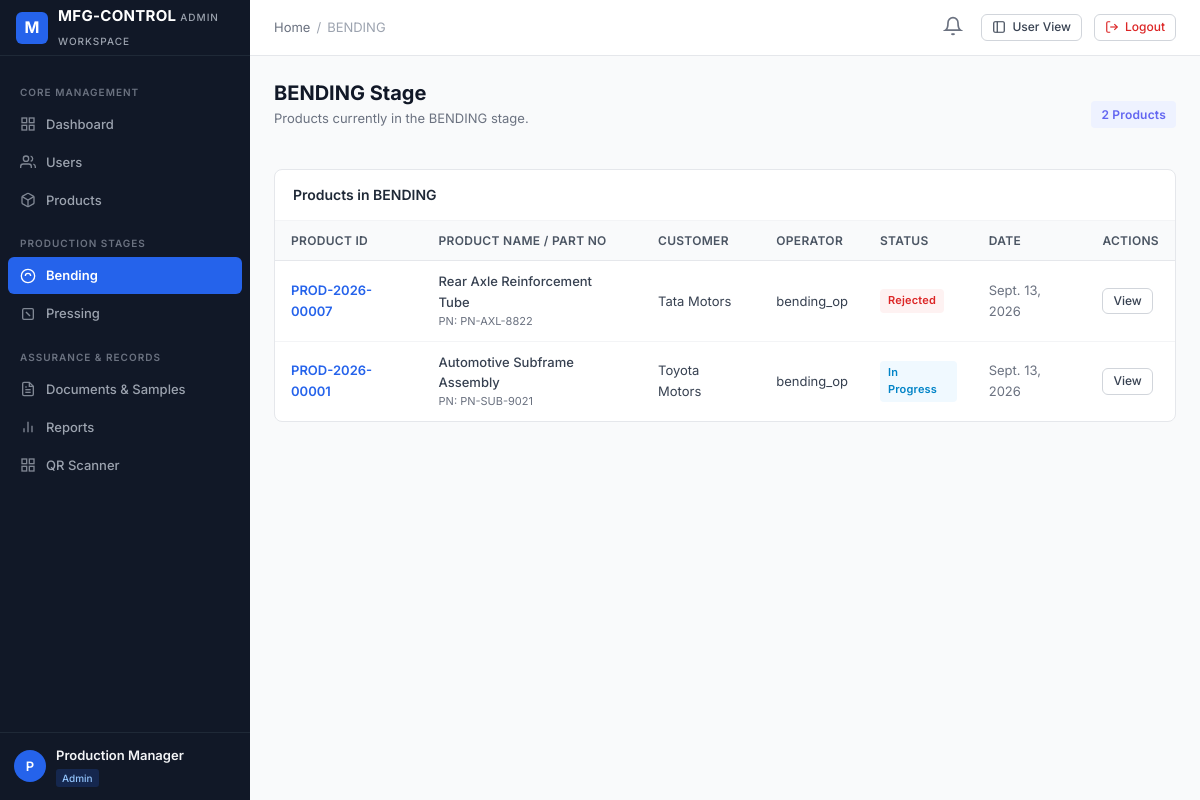
The app's page /admin-panel/production/bending/ (signed in) with its own data.
### apps/accounts/models.py (models this page shows, shortened)
class User(AbstractUser):
    email = models.EmailField(_('email address'), unique=True, db_index=True)
    full_name = models.CharField(_('full name'), max_length=150, blank=True)
    employee_id = models.CharField(_('employee ID'), max_length=50, unique=True, db_index=True)
    phone = models.CharField(_('phone number'), max_length=25, blank=True)
    role = models.CharField(_('role'), max_length=50, choices=UserRole.choices, default=UserRole.USER, db_index=True)
    status = models.CharField(_('status'), max_length=20, choices=UserStatus.choices, default=UserStatus.ACTIVE, db_index=True)
    department = models.CharField(_('department'), max_length=100, blank=True)
    designation = models.CharField(_('designation'), max_length=100, blank=True)
    profile_image = models.ImageField(upload_to='profiles/', blank=True, null=True)
    assigned_admin = models.ForeignKey(
        'self',
        on_delete=models.SET_NULL,
        null=True,
        blank=True,
        related_name='assigned_users',
        help_text=_('Admin managing this user')
    )
    production_stage = models.CharField(
        _('production stage'),
        max_length=50,
        blank=True,
        help_text=_('Current assigned primary production stage, e.g. BENDING, PRESSING')
    )
    production_line = models.CharField(_('production line'), max_length=50, blank=True)
    shift = models.CharField(_('shift'), max_length=50, blank=True)
    notes = models.TextField(_('notes'), blank=True)
    created_at = models.DateTimeField(auto_now_add=True)
    updated_at = models.DateTimeField(auto_now=True)
    objects = CustomUserManager()
    USERNAME_FIELD = 'email'
    REQUIRED_FIELDS = ['username', 'employee_id']
    class Meta:
        verbose_name = _('User')
        verbose_name_plural = _('Users')
        ordering = ['-created_at']
    @property
    def is_super_admin(self):
        return self.role == UserRole.SUPER_ADMIN or self.is_superuser
    @property
    def is_admin_user(self):
        return self.role in [UserRole.SUPER_ADMIN, UserRole.ADMIN]
    @property
    def is_operator(self):
        return not self.is_admin_user

### apps/products/models.py (models this page shows, shortened)
class Product(models.Model):
    product_id = models.CharField(max_length=50, unique=True, db_index=True)
    product_name = models.CharField(max_length=200)
    part_number = models.CharField(max_length=100, db_index=True)
    customer = models.CharField(max_length=150)
    model = models.CharField(max_length=100, blank=True)
    batch_number = models.CharField(max_length=100, blank=True)
    production_date = models.DateField(default=timezone.now)
    assigned_admin = models.ForeignKey(
        settings.AUTH_USER_MODEL,
        on_delete=models.SET_NULL,
        null=True,
        blank=True,
        related_name='administered_products'
    )
    assigned_user = models.ForeignKey(
        settings.AUTH_USER_MODEL,
        on_delete=models.SET_NULL,
        null=True,
        blank=True,
        related_name='assigned_products'
    )
    current_stage = models.CharField(
        max_length=50,
        choices=StageChoices.choices,
        default=StageChoices.BENDING,
        db_index=True
    )
    status = models.CharField(
        max_length=50,
        choices=ProductStatus.choices,
        default=ProductStatus.PENDING,
        db_index=True
    )
    priority = models.CharField(
        max_length=20,
        choices=PriorityChoices.choices,
        default=PriorityChoices.MEDIUM
    )
    qr_code_image = models.ImageField(upload_to='qr_codes/', blank=True, null=True)
    qr_data = models.TextField(blank=True)
    created_at = models.DateTimeField(auto_now_add=True)
    updated_at = models.DateTimeField(auto_now=True)
    class Meta:
        ordering = ['-created_at']
        indexes = [
            models.Index(fields=['current_stage', 'status']),
            models.Index(fields=['customer', 'batch_number']),
        ]

### admin_panel/views.py (the view)
# urls.py: path('production/<str:stage_name>/', views.production_stage_view, name='admin_production_stage'),
@admin_required
def production_stage_view(request, stage_name):
    stage_upper = stage_name.upper()
    if not has_permission(request.user, stage_name.lower(), 'view'):
        return render(request, 'errors/403.html', {'module': stage_name, 'action': 'view'}, status=403)
    products = Product.objects.filter(current_stage=stage_upper).select_related('assigned_admin', 'assigned_user')
    return render(request, 'admin_panel/production_stage.html', {
        'stage_name': stage_upper,
        'products': products,
    })

### apps/notifications/context_processors.py (called while the page is built)
def notifications_processor(request):
    if not request.user.is_authenticated:
        return {'unread_notifications_count': 0, 'recent_notifications': []}
    unread_count = Notification.objects.filter(recipient=request.user, is_read=False).count()
    recent = Notification.objects.filter(recipient=request.user)[:5]
    return {
        'unread_notifications_count': unread_count,
        'recent_notifications': recent,
    }

### apps/permissions/context_processors.py (called while the page is built, shortened)
def permissions_processor(request):
    modules = get_user_modules(request.user)
    def can_access_fn(module, action='view'):
        return has_permission(request.user, module, action)
    return {
        'user_modules': modules,
        'user_is_super_admin': request.user.is_super_admin,
        'user_is_admin': request.user.is_admin_user,
        'user_is_operator': request.user.is_operator,
        'can_access': can_access_fn,
    }

### apps/permissions/services.py (called while the page is built, shortened)
def get_user_modules(user):
    if not user or not user.is_authenticated:
        return {}
    all_modules = [m[0] for m in MODULE_CHOICES]
    if user.is_super_admin:
        return {m: ['view', 'create', 'edit', 'delete', 'approve', 'export'] for m in all_modules}
    perms = ModulePermission.objects.filter(user=user)
    result = {}
    for p in perms:
        actions = []
        if p.can_view: actions.append('view')
        if p.can_create: actions.append('create')
        if p.can_edit: actions.append('edit')
        if p.can_delete: actions.append('delete')
        if p.can_approve: actions.append('approve')
        if p.can_export: actions.append('export')
        if actions:
            result[p.module] = actions
    return result

### admin_panel/templates/admin_panel/production_stage.html (shortened to what this page needs)
{% extends "admin_panel/base_admin.html" %}
{% block breadcrumb_active %}{{ stage_name }}{% endblock %}
{% block content %}
<div style="display: flex; justify-content: space-between; align-items: center; margin-bottom: 20px;">
    <div>
        <h1 class="page-title">{{ stage_name }} Stage</h1>
        <p class="page-subtitle">Products currently in the {{ stage_name }} stage.</p>
    </div>
    <span class="badge badge-{{ stage_name|lower }}" style="font-size: 12px; padding: 4px 10px;">
        {{ products.count }} Products
    </span>
</div>
<div class="card">
    <div class="card-header">
        <h3 class="card-title">Products in {{ stage_name }}</h3>
    </div>
    <div class="table-responsive">
        <table class="table-custom">
            <thead>
                <tr>
                    <th>Product ID</th>
                    <th>Product Name / Part No</th>
                    <th>Customer</th>
                    <th>Operator</th>
                    <th>Status</th>
                    <th>Date</th>
                    <th>Actions</th>
                </tr>
            </thead>
            <tbody>
                {% for p in products %}
                <tr>
                    <td>
                        <a href="/admin-panel/products/{{ p.product_id }}/" style="font-weight: 600; color: #2563eb;">
                            {{ p.product_id }}
                        </a>
                    </td>
                    <td>
                        <div style="font-weight: 500;">{{ p.product_name }}</div>
                        <div style="font-size: 11px; color: #6b7280;">PN: {{ p.part_number }}</div>
                    </td>
                    <td>{{ p.customer }}</td>
                    <td>{{ p.assigned_user.username|default:"Unassigned" }}</td>
                    <td>
                        <span class="badge {% if p.status == 'APPROVED' %}badge-success{% elif p.status == 'REJECTED' %}badge-danger{% elif p.status == 'HOLD' %}badge-warning{% else %}badge-info{% endif %}">
                            {{ p.get_status_display }}
                        </span>
                    </td>
                    <td style="color: #6b7280;">{{ p.production_date }}</td>
                    <td>
                        <a href="/admin-panel/products/{{ p.product_id }}/" class="btn btn-secondary btn-sm">View</a>
                    </td>
                </tr>
                {% empty %}
                <tr>
                    <td colspan="7" style="text-align: center; color: #9ca3af; padding: 24px;">No products currently in {{ stage_name }} stage.</td>
                </tr>
                {% endfor %}
            </tbody>
        </table>
    </div>
</div>
{% endblock %}

### admin_panel/templates/admin_panel/base_admin.html (shortened to what this page needs)
{% extends "base.html" %}
{% block sidebar %}
<aside class="app-sidebar">
    <div class="sidebar-header">
        <div class="brand-icon">M</div>
        <div class="brand-title">
            <span>MFG-CONTROL</span>
            <span class="brand-subtitle">Admin Workspace</span>
        </div>
    </div>
    <div class="sidebar-scroll">
        <div class="sidebar-section-title">Core Management</div>
        <a href="/admin-panel/dashboard/" class="nav-link {% if request.path == '/admin-panel/dashboard/' or request.path == '/admin-panel/' %}active{% endif %}">
            <svg viewBox="0 0 24 24" fill="none" stroke="currentColor" stroke-width="2"><rect x="3" y="3" width="7" height="7"></rect><rect x="14" y="3" width="7" height="7"></rect><rect x="14" y="14" width="7" height="7"></rect><rect x="3" y="14" width="7" height="7"></rect></svg>
            Dashboard
        </a>
        {% if user_is_super_admin or 'users' in user_modules %}
        <a href="/admin-panel/users/" class="nav-link {% if '/admin-panel/users/' in request.path %}active{% endif %}">
            <svg viewBox="0 0 24 24" fill="none" stroke="currentColor" stroke-width="2"><path d="M17 21v-2a4 4 0 0 0-4-4H5a4 4 0 0 0-4 4v2"></path><circle cx="9" cy="7" r="4"></circle><path d="M23 21v-2a4 4 0 0 0-3-3.87"></path><path d="M16 3.13a4 4 0 0 1 0 7.75"></path></svg>
            Users
        </a>
        {% endif %}
        {% if user_is_super_admin or 'products' in user_modules %}
        <a href="/admin-panel/products/" class="nav-link {% if '/admin-panel/products/' in request.path %}active{% endif %}">
            Products
        </a>
        {% endif %}
        <div class="sidebar-section-title">Production Stages</div>
        {% if user_is_super_admin or 'bending' in user_modules %}
        <a href="/admin-panel/production/bending/" class="nav-link {% if '/production/bending/' in request.path %}active{% endif %}">
            <svg viewBox="0 0 24 24" fill="none" stroke="currentColor" stroke-width="2"><circle cx="12" cy="12" r="10"></circle><path d="M8 12a4 4 0 0 1 8 0"></path></svg>
            Bending
        </a>
        {% endif %}
        {% if user_is_super_admin or 'pressing' in user_modules or 'blanking' in user_modules %}
        <a href="/admin-panel/production/pressing/" class="nav-link {% if '/production/pressing/' in request.path %}active{% endif %}">
            <svg viewBox="0 0 24 24" fill="none" stroke="currentColor" stroke-width="2"><rect x="4" y="4" width="16" height="16" rx="2"></rect><line x1="9" y1="9" x2="15" y2="15"></line></svg>
            Pressing
        </a>
        {% endif %}
        <div class="sidebar-section-title">Assurance & Records</div>
        {% if user_is_super_admin or 'documents' in user_modules %}
        <a href="/admin-panel/documents/" class="nav-link {% if '/admin-panel/documents/' in request.path %}active{% endif %}">
            Documents & Samples
        </a>
        {% endif %}
        {% if user_is_super_admin or 'reports' in user_modules %}
        <a href="/admin-panel/reports/" class="nav-link {% if '/admin-panel/reports/' in request.path %}active{% endif %}">
            <svg viewBox="0 0 24 24" fill="none" stroke="currentColor" stroke-width="2"><line x1="18" y1="20" x2="18" y2="10"></line><line x1="12" y1="20" x2="12" y2="4"></line><line x1="6" y1="20" x2="6" y2="14"></line></svg>
            Reports
        </a>
        {% endif %}
        <a href="/admin-panel/scanner/" class="nav-link {% if '/admin-panel/scanner/' in request.path %}active{% endif %}">
            <svg viewBox="0 0 24 24" fill="none" stroke="currentColor" stroke-width="2"><rect x="3" y="3" width="7" height="7"></rect><rect x="14" y="3" width="7" height="7"></rect><rect x="14" y="14" width="7" height="7"></rect><rect x="3" y="14" width="7" height="7"></rect></svg>
            QR Scanner
        </a>
    </div>
    <div class="sidebar-user">
        <div class="user-avatar">{{ user.username|slice:":1"|upper }}</div>
        <div class="user-info">
            <div class="user-name">{{ user.full_name|default:user.username }}</div>
            <span class="user-role-badge">{{ user.get_role_display }}</span>
        </div>
    </div>
</aside>
{% endblock %}

### records on screen
User: username "P", full_name "Production Manager", role "Admin"
Product: product_id "PROD-2026-00007", product_name "Rear Axle Reinforcement Tube", part_number "PN-AXL-8822", customer "Tata Motors", assigned_user.username "bending_op", status "Rejected", production_date "Sept. 13, 2026"
Product: product_id "PROD-2026-00001", product_name "Automotive Subframe Assembly", part_number "PN-SUB-9021", customer "Toyota Motors", assigned_user.username "bending_op", status "In Progress", production_date "Sept. 13, 2026"

### other values on screen
{{ stage_name }} "BENDING"
{{ products.count }} "2"
